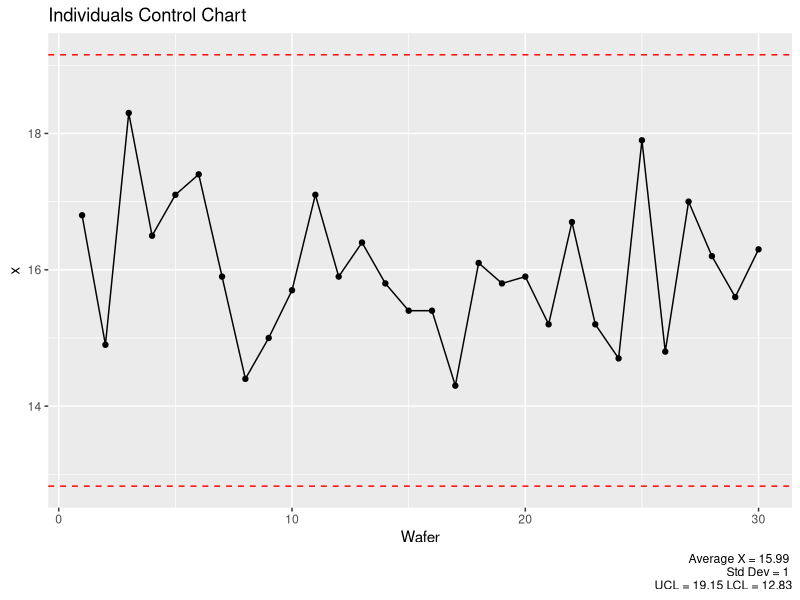
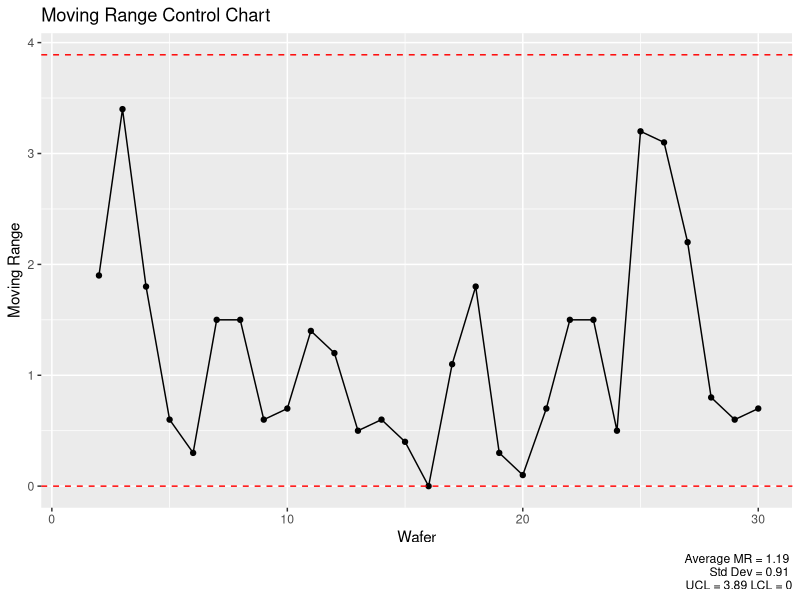

Here is the R script that generated these plots, in order:
library(ggplot2)

# Data
wafer <- 1:30
x <- c(16.8, 14.9, 18.3, 16.5, 17.1, 17.4, 15.9, 14.4, 15.0, 15.7, 
       17.1, 15.9, 16.4, 15.8, 15.4, 15.4, 14.3, 16.1, 15.8, 15.9, 
       15.2, 16.7, 15.2, 14.7, 17.9, 14.8, 17.0, 16.2, 15.6, 16.3)

# Create a data frame
data_frame <- data.frame(Wafer = wafer, x = x)

# Calculate moving ranges
moving_ranges <- abs(c(NA, diff(data_frame$x)))

# Calculate averages and standard deviation
avg <- mean(data_frame$x)
std_dev <- sd(data_frame$x)

avgmr <- mean(abs(moving_ranges[2:length(moving_ranges)]), na.rm = TRUE)
stddevmr <- sd(abs(moving_ranges[2:length(moving_ranges)]), na.rm = TRUE)

# Calculate UCL and LCL
d2 <- 1.128

ucl <- avg + 3 * (avgmr/d2)
lcl <- avg - 3 * (avgmr/d2)

d3 <- 0
d4 <- 3.27

uclmr <- d4 * avgmr
lclmr <- d3 * avgmr

# Create individuals control chart
ind_chart <- ggplot(data_frame, aes(x = Wafer, y = x)) +
  geom_line() + 
  geom_point() + 
  geom_hline(yintercept = c(ucl, lcl), linetype = "dashed", color = "red") + 
  labs(title = "Individuals Control Chart",
       x = "Wafer",
       y = "x",
       caption = paste("Average X =", round(avg, 2), "\n", "Std Dev =", round(std_dev, 2), "\n", "UCL =", round(ucl, 2), "LCL =", round(lcl, 2)))

print(ind_chart)

# Create moving range control chart
mr_chart <- ggplot(data_frame, aes(x = Wafer, y = moving_ranges)) + 
  geom_line() + 
  geom_point() + 
  geom_hline(yintercept = c(uclmr, lclmr), linetype = "dashed", color = "red") + 
  labs(title = "Moving Range Control Chart",
       x = "Wafer",
       y = "Moving Range",
       caption = paste("Average MR =", round(avgmr, 2), "\n", "Std Dev =", round(stddevmr, 2), "\n", "UCL =", round(uclmr, 2), "LCL =", round(lclmr, 2)))

print(mr_chart)



cat("Process Mean:", avg, "\n")
cat("Process Standard Deviation:", std_dev)
